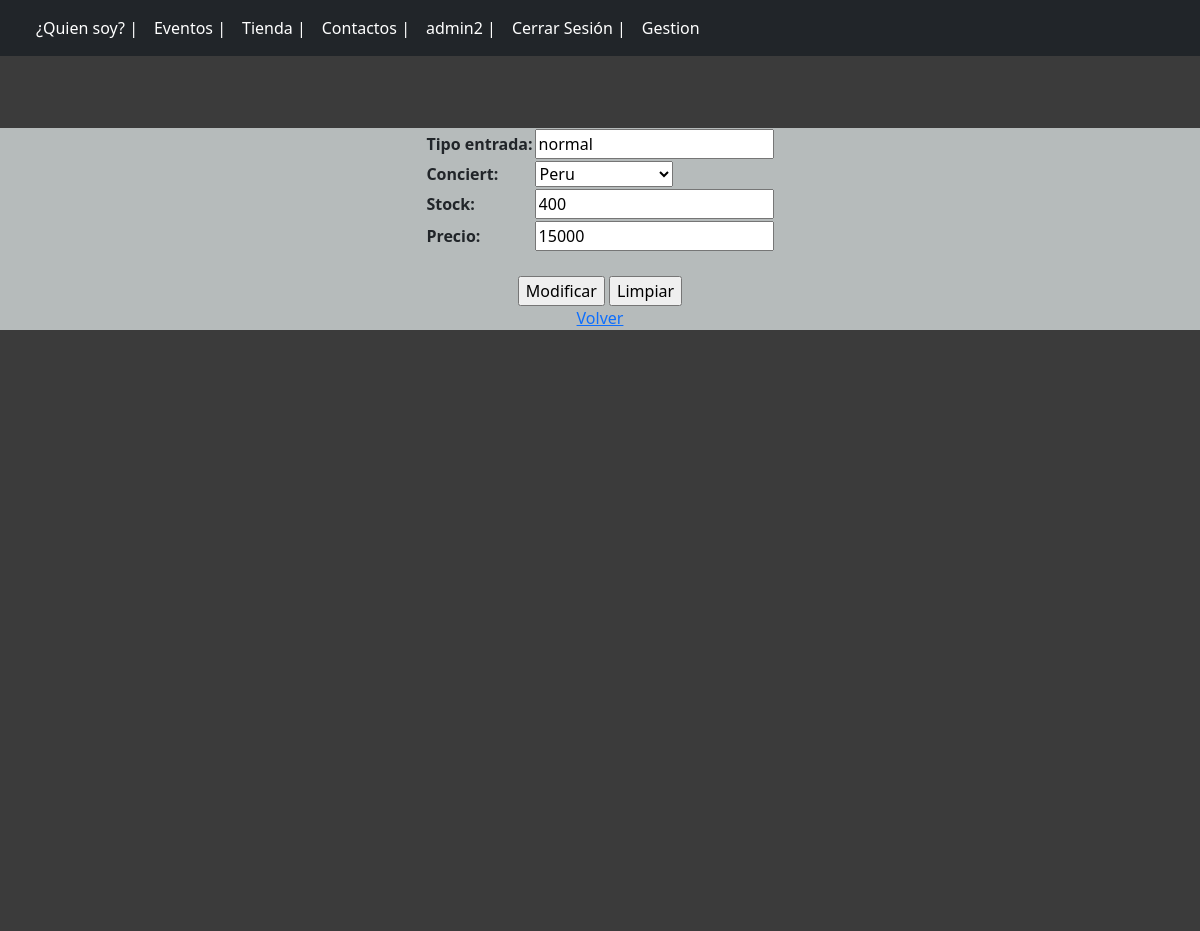
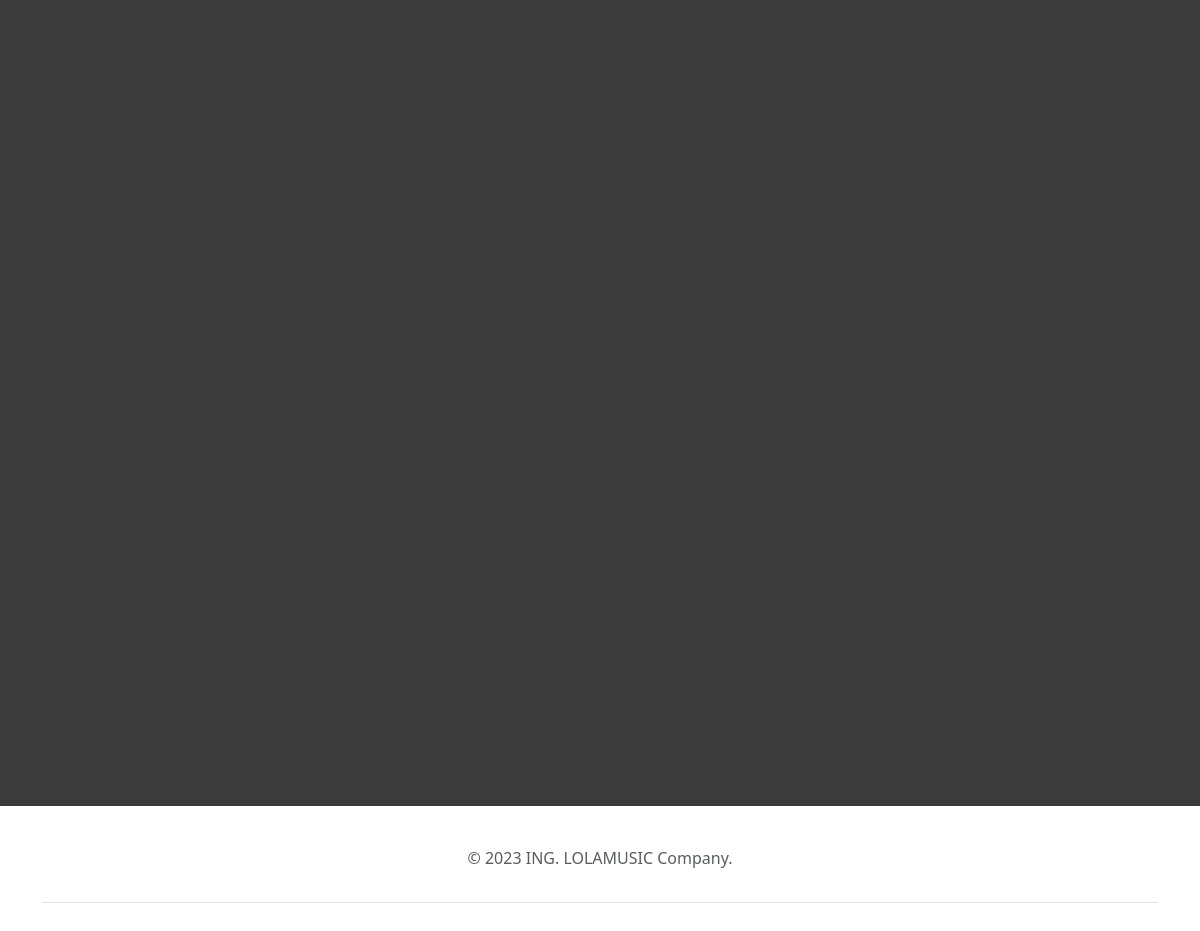
Page /ModificarEntrada/5/ (signed in) on the committed database (2 pictures, top to bottom).
### core/models.py (models this page shows, shortened)
class Entrada(models.Model):
    id = models.AutoField(primary_key=True)
    tipo_entrada = models.CharField(null=False,max_length=200)
    conciert = models.ForeignKey(Concierto,null=False, on_delete=CASCADE)
    stock = models.IntegerField(null=False,validators=[MinValueValidator(0)])
    precio = models.IntegerField(null=False,validators=[MinValueValidator(0)])

### core/views.py (the view)
# urls.py: path('ModificarEntrada/<id>/', ModificarEntrada, name="ModificarEntrada"),
@permission_required('app.add_concierto')
def ModificarEntrada(request,id):
    entrada = Entrada.objects.get(id=id)
    data = {
        'form':EntradaForm(instance=entrada)
    }
    if request.method == 'POST':
        formulario = EntradaForm(data=request.POST, instance=entrada)
        if formulario.is_valid():
            formulario.save()
            data['mensaje'] = "Modificado correctamente"
            data['form'] = formulario
    return render(request,'core/Modificar.html',data)

### core/forms.py
class EntradaForm(forms.ModelForm):
    class Meta:
        model = Entrada
        fields = "__all__"

### core/models.py (called while the page is built)
    def __str__(self):
        return self.lugar

### core/templates/core/Modificar.html (shortened to what this page needs)
{% extends 'core/base.html' %}
    {% load static %}
    {% block css %}
    <link rel="stylesheet" href="{% static 'core/'%}css/estilo.css">
    <link href="https://cdn.jsdelivr.net/npm/bootstrap@5.3.0-alpha2/dist/css/bootstrap.min.css" rel="stylesheet">
    {% endblock %}
    {% block javaScri %}
      <link rel="stylesheet" href="{% static 'core/'%}js/scrpit.js">
      <link href="https://cdn.jsdelivr.net/npm/bootstrap@5.3.0-alpha2/dist/css/bootstrap.min.css" rel="stylesheet">
    {% endblock %}
{% block body %}
    <br><br><br>
    <section class="form-registro" style="background-color: rgb(182, 187, 187);">
        <center>
            <form action="" method="POST">
                <table>
                    {{form.as_table}}
                </table>
                <br>
                <input class="boton" type="submit" name=""  value="Modificar">
                <input type="reset" name="" value="Limpiar">
            </form>
            <a href="{% url 'Gestion' %}">Volver</a>
        </center>
    </section>
{% endblock %}

### core/templates/core/base.html (shortened to what this page needs)
<!DOCTYPE html>
<html lang="en">
<head>
    {% load static %}
    {% block css %}
    {% endblock %}
    {% block javaScri %}
    {% endblock %}
    <link href="https://cdn.jsdelivr.net/npm/bootstrap@5.3.0-alpha2/dist/css/bootstrap.min.css" rel="stylesheet">
</head>
<div class="navegador">
    <nav class="navbar navbar-expand-lg bg-dark" data-bs-theme="dark">
        <div class="container-fluid" >
          <div class="collapse navbar-collapse" id="navbarSupportedContent">
            <ul class="navbar-nav me-auto mb-2 mb-lg-0">
              <li class="nav-item">
                <a class="nav-link active" aria-current="page" href="{% url 'info' %}">¿Quien soy?  |</a>
              </li>
              <li class="nav-item">
                <a class="nav-link active" aria-current="page" href="{% url 'eventos' %}">Eventos  |</a>
              </li>
              <li class="nav-item">
                <a class="nav-link active" aria-current="page" href="{% url 'tienda' %}">Tienda  |</a>
              </li>
              <li class="nav-item">
                <a class="nav-link active" aria-current="page" href="{% url 'contactos' %}">Contactos  |</a>
              </li>
              {% if user.is_authenticated %}
              <li class="nav-item">
                <a class="nav-link active" aria-current="page">{{ user.username}}  |</a>
              </li>
              <li class="nav-item">
                <a class="nav-link active" aria-current="page" href="{% url 'logout' %}">Cerrar Sesión  |</a>
              </li>
              {% else %}
              <li class="nav-item">
                <a class="nav-link active" aria-current="page" href="{% url 'login' %}">Login  |</a>
              </li>
              {% endif %}
              {% if perms.app.add_cliente %}
              <li class="nav-item">
                <a class="nav-link active" aria-current="page" href="{% url 'Gestion' %}">Gestion</a>
              </li>
              {% endif %}
            </ul>
          </div>
        </div>
      </nav>
</div>
<body>
    <div class="principal">
      {% block body %}
      {% endblock %}
    </div>
</body>
<div class="container">
  <footer class="py-3 my-4">
    <ul class="nav justify-content-center border-bottom pb-3 mb-3">
    <p class="text-center text-muted">&copy; 2023 ING. LOLAMUSIC Company.</p>
  </footer>
</html>

### core/static/core/css/estilo.css (style rules this page uses)
body { overflow-x:hidden; overflow-y: auto; background-color: rgb(59, 59, 59); }
.principal { background-color: rgb(59, 59, 59); width: 100vw; height: 1681px; }

### rows in the picture
Entrada: tipo_entrada "normal", conciert "Peru", stock "400", precio "15000"

### other values in the picture
{{ user.username }} "admin2"
